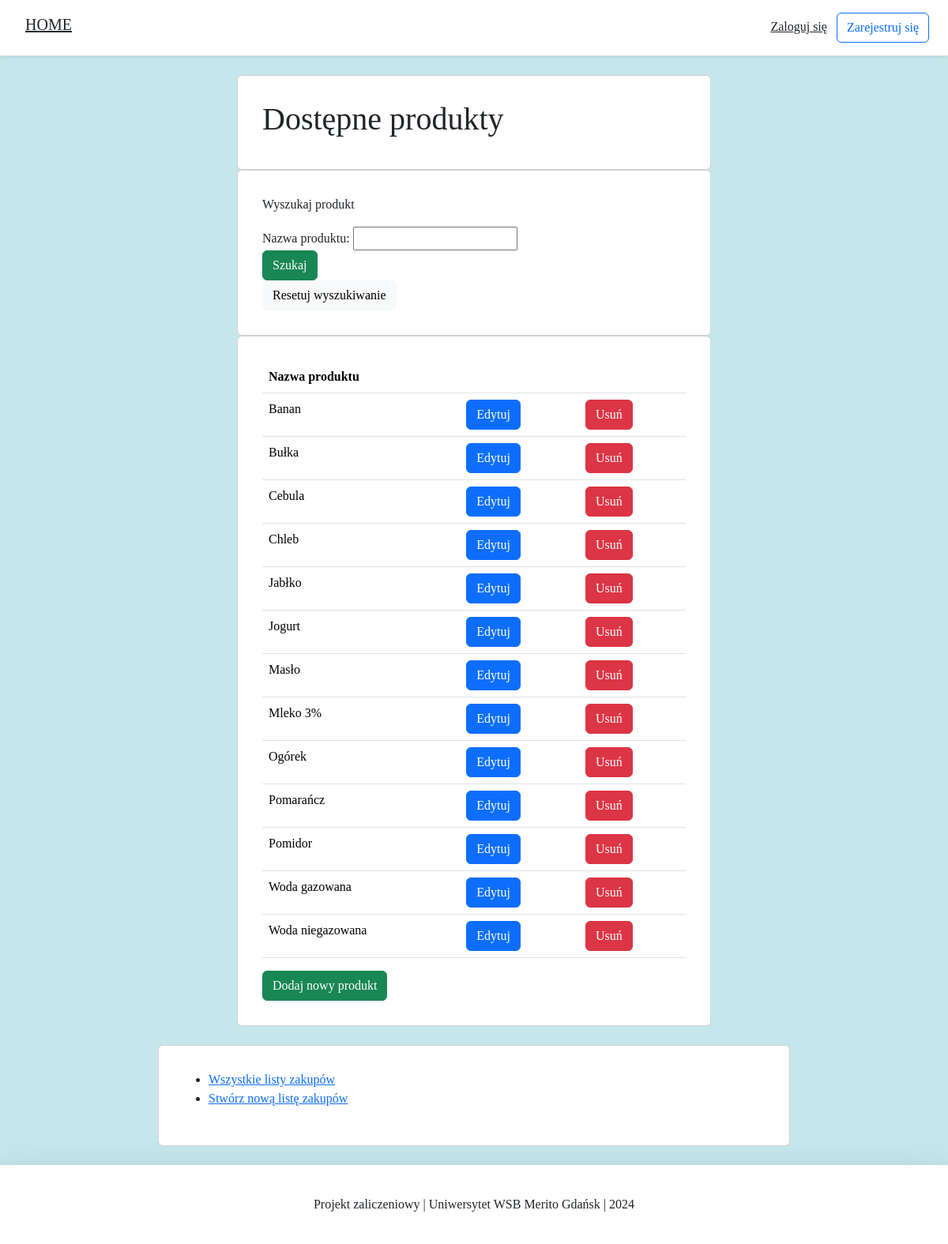
Screenshot of /products/ with the database file from the repository.
### products/models.py (models this page shows, shortened)
class Products(models.Model):
    product_name = models.CharField(max_length=30, verbose_name="Nazwa produktu", unique=True,
                                    error_messages={'unique': 'Taki produkt już istnieje!'})
    class Meta:
        verbose_name_plural = "Produkty"

### products/views.py (the view, shortened to what this page needs)
# urls.py: path('products/', ProductsListView.as_view(), name='products'),
class ProductsListView(ListView):
    model = Products
    template_name = 'all_products.html'
    context_object_name = 'my_products'
    def get_queryset(self):
        return Products.objects.all().order_by("product_name")
    def get_context_data(self, **kwargs):
        context = super(ProductsListView, self).get_context_data(**kwargs)
        context["form"] = ProductsForm(self.request.POST or None)
        return context

### products/forms.py
class ProductsForm(forms.ModelForm):
    class Meta:
        model = Products
        fields = ('product_name', )

### products/templates/all_products.html (shortened to what this page needs)
{% extends 'base.html' %}
{% load static %}
{% block content %}
<body>
<div class="container">
    <div class="row justify-content-center">
        <div class="card card-main">
            <div class="card-body">
                <h1>Dostępne produkty</h1>
            </div>
        </div>
    </div>
</div>
<div class="container">
    <div class="row justify-content-center">
        <div class="card card-search">
            <div class="card-body">
                <p>Wyszukaj produkt</p>
                <form action="{% url 'products' %}" method="POST">
                    {% for field in form %}
                        <div class="fieldWrapper">
                            {{ field.label_tag }} {{ field }}
                        </div>
                    {% endfor %}
                    <input type="submit" class="btn btn-success" value="Szukaj">
                </form>
                <a href="{% url 'products' %}"  class="btn btn-light">Resetuj wyszukiwanie</a>
            </div>
        </div>
    </div>
</div>
<div class="container">
    <div class="row justify-content-center">
        <div class="card card-main">
            <div class="card-body">
                <table class="table">
                    <thead>
                        <tr>
                            <th>Nazwa produktu</th>
                            <th></th>
                            <th></th>
                        </tr>
                    </thead>
                    <tbody>
                        {% for x in my_products %}
                            <tr>
                                <td>{{ x.product_name }}</td>
                                <td><a href="{% url 'product_change' x.id %}" class="btn btn-primary">Edytuj</a></td>
                                <td><a href="{% url 'product_delete' x.id %}" class="btn btn-danger">Usuń</a></td>
                            </tr>
                        {% endfor %}
                    </tbody>
                </table>
                <a href="{% url 'product_create' %}" class="btn btn-success">Dodaj nowy produkt</a>
            </div>
        </div>
    </div>
</div>
<div class="container mt-4">
    <div class="row justify-content-center">
        <div class="card card-navigate">
            <div class="card-body">
                <ul>
                    <li><a href="{% url 'shopping_list' %}">Wszystkie listy zakupów</a></li>
                    <li><a href="{% url 'create' %}">Stwórz nową listę zakupów</a></li>
                </ul>
            </div>
        </div>
    </div>
</div>
</body>
{% endblock content %}

### products/templates/snippets/base_css.html (style rules this page uses)
body { background-color: #c5e7eb; font-family: "Segue UI"; font-weight: 380; }
:root { --main-background-color: #c5e7eb; --dark-background-color: #a3d4e3; --secondary-text-color: #808080; --light-primary-text-color: #0080ff; }

### products/templates/all_products.html (style rules this page uses)
.card-main { width: 100%; max-width: 600px; padding: 15px; margin: auto; }
.card-search { width: 100%; max-width: 600px; padding: 15px; margin: auto; }
.card-navigate { width: 100%; max-width: 800px; padding: 15px; margin: auto; }

### rows the page displays
Products: product_name "Banan"
Products: product_name "Bułka"
Products: product_name "Cebula"
Products: product_name "Chleb"
Products: product_name "Jabłko"
Products: product_name "Jogurt"
Products: product_name "Masło"
Products: product_name "Mleko 3%"
Products: product_name "Ogórek"
Products: product_name "Pomarańcz"
Products: product_name "Pomidor"
Products: product_name "Woda gazowana"
Products: product_name "Woda niegazowana"

### other values shown
{{ field.label_tag }} "Nazwa produktu:"
